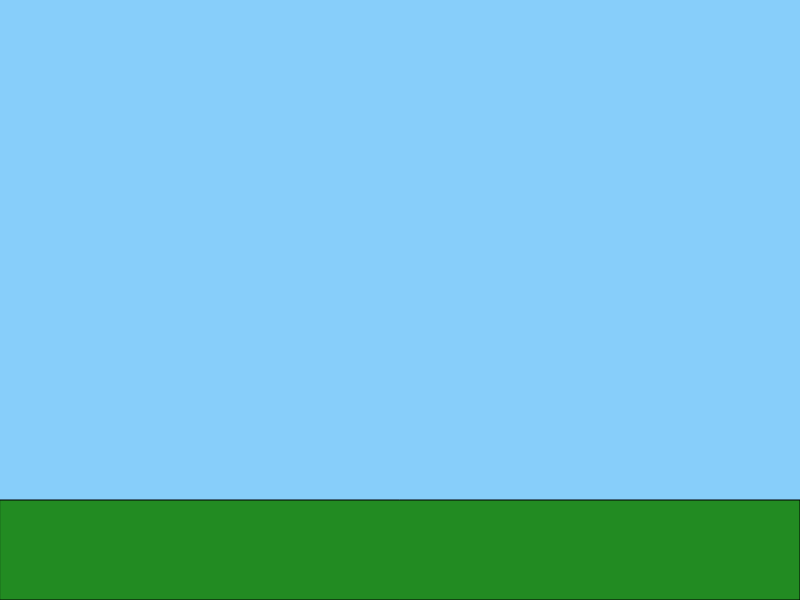
Frame 1 (no input)
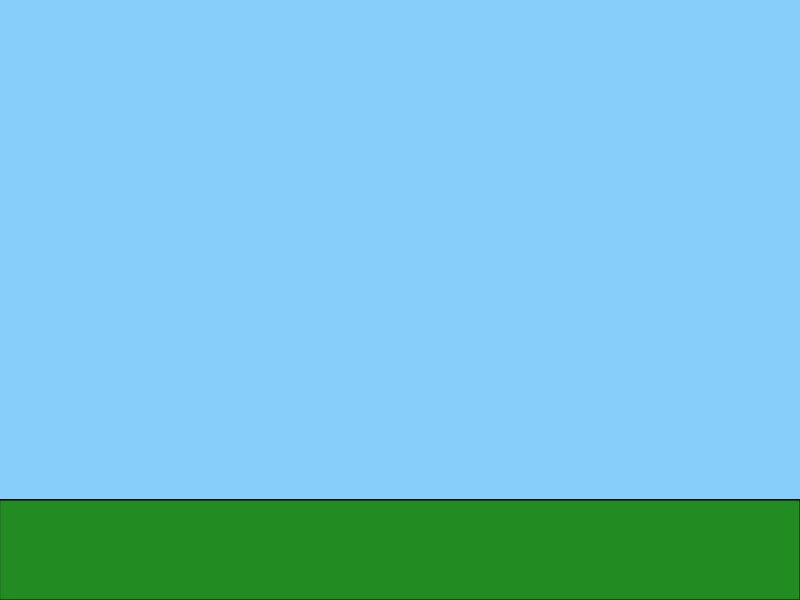
Frame 60 (no input)
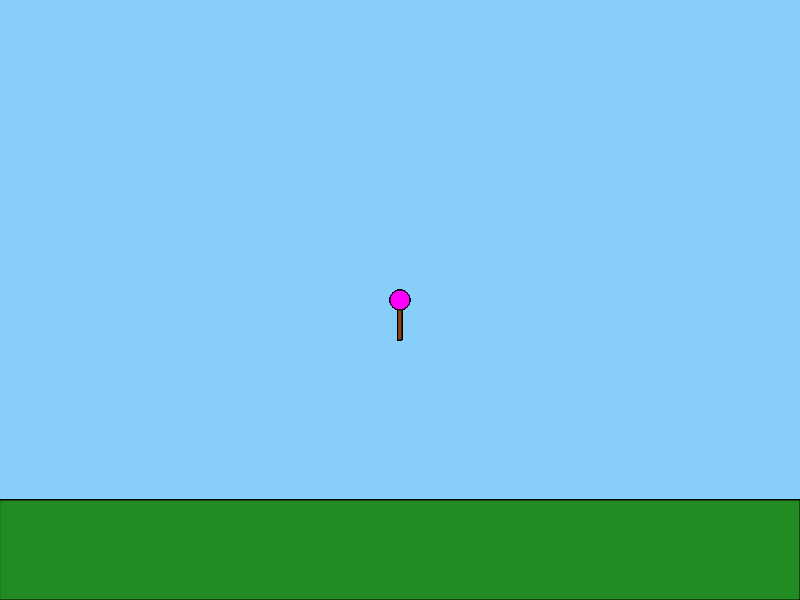
Frame 120 (the mouse pressed at the canvas centre since frame 60)

The p5.js sketch that drew these frames (run headless with seeded random() and noise() and a simulated clock; from frame 60 on, the mouse is pressed at the canvas centre):

// p5.js sketch
// ── sketch.js

let flores = [];

function setup() {
    createCanvas(800, 600);
    background(135, 206, 250); // Céu azul
}

function draw() {
    drawCampo();
    for (let i = 0; i < flores.length; i++) {
        drawFlor(flores[i].x, flores[i].y);
    }
}

function mousePressed() {
    flores.push({ x: mouseX, y: mouseY });
}

function drawCampo() {
    fill(34, 139, 34); // Cor do campo
    rect(0, height - 100, width, 100); // Campo
}

function drawFlor(x, y) {
    fill(255, 0, 255); // Cor da flor
    ellipse(x, y, 20, 20); // Cabeça da flor
    fill(139, 69, 19); // Cor do caule
    rect(x - 2, y + 10, 4, 30); // Caule
}
